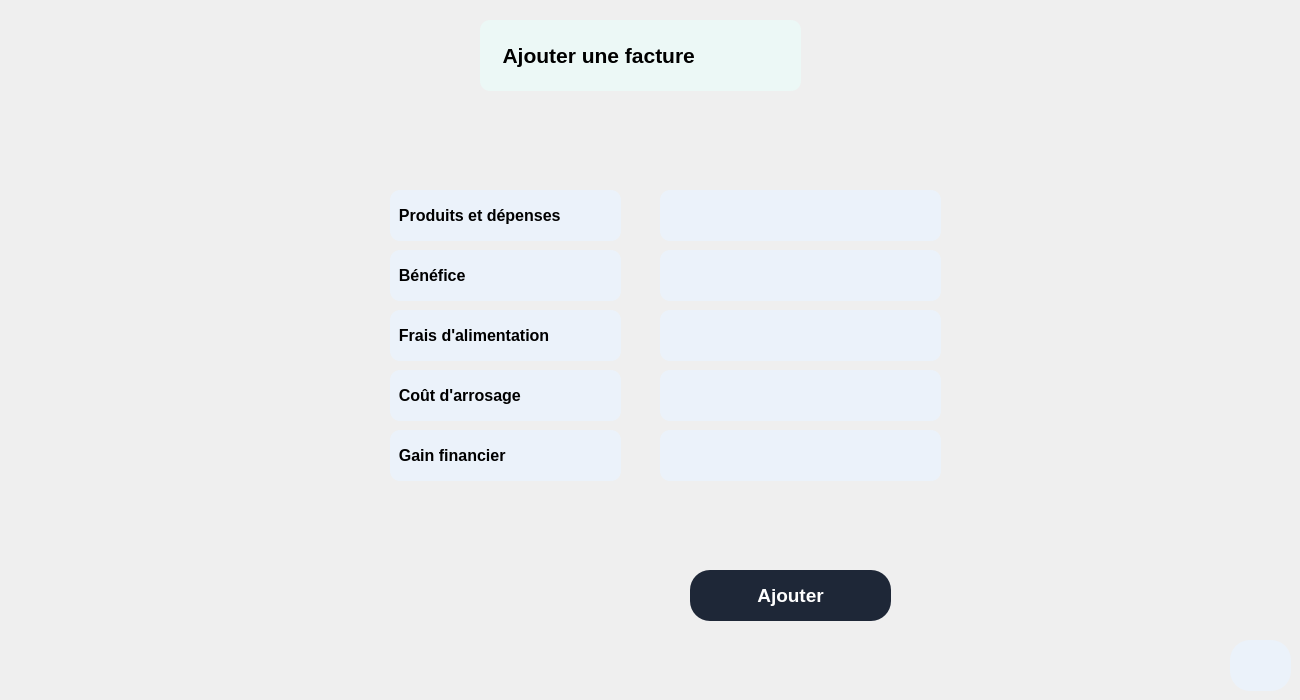
       <widget class="QWidget" name="ajoutFacturePage">
        <widget class="QLabel" name="label_2">
         <property name="geometry">
          <rect>
           <x>480</x>
           <y>20</y>
           <width>321</width>
           <height>71</height>
          </rect>
         </property>
         <property name="font">
          <font>
           <pointsize>16</pointsize>
           <weight>75</weight>
           <bold>true</bold>
          </font>
         </property>
         <property name="styleSheet">
          <string notr="true">QLabel{
background: #ecf8f6;
color: black;
border-radius: 10px;
}</string>
         </property>
         <property name="text">
          <string>    Ajouter une facture</string>
         </property>
        </widget>
        <widget class="QLabel" name="label_7">
         <property name="geometry">
          <rect>
           <x>390</x>
           <y>190</y>
           <width>231</width>
           <height>51</height>
          </rect>
         </property>
         <property name="font">
          <font>
           <pointsize>12</pointsize>
           <weight>75</weight>
           <bold>true</bold>
          </font>
         </property>
         <property name="styleSheet">
          <string notr="true">QLabel{
background: #EBF2FA;
color: black;
border-radius: 10px;
}</string>
         </property>
         <property name="text">
          <string>  Produits et dépenses</string>
         </property>
        </widget>
        <widget class="QLineEdit" name="lineEdit">
         <property name="geometry">
          <rect>
           <x>660</x>
           <y>190</y>
           <width>281</width>
           <height>51</height>
          </rect>
         </property>
         <property name="font">
          <font>
           <pointsize>10</pointsize>
          </font>
         </property>
         <property name="styleSheet">
          <string notr="true">QLineEdit{
background: #EBF2FA;
color: black;
border-radius: 10px;
}</string>
         </property>
        </widget>
        <widget class="QLabel" name="label_8">
         <property name="geometry">
          <rect>
           <x>390</x>
           <y>250</y>
           <width>231</width>
           <height>51</height>
          </rect>
         </property>
         <property name="font">
          <font>
           <pointsize>12</pointsize>
           <weight>75</weight>
           <bold>true</bold>
          </font>
         </property>
         <property name="styleSheet">
          <string notr="true">QLabel{
background: #EBF2FA;
color: black;
border-radius: 10px;
}</string>
         </property>
         <property name="text">
          <string>  Bénéfice</string>
         </property>
        </widget>
        <widget class="QLineEdit" name="lineEdit_2">
         <property name="geometry">
          <rect>
           <x>660</x>
           <y>250</y>
           <width>281</width>
           <height>51</height>
          </rect>
         </property>
         <property name="font">
          <font>
           <pointsize>10</pointsize>
          </font>
         </property>
         <property name="styleSheet">
          <string notr="true">QLineEdit{
background: #EBF2FA;
color: black;
border-radius: 10px;
}</string>
         </property>
        </widget>
        <widget class="QLabel" name="label_9">
         <property name="geometry">
          <rect>
           <x>390</x>
           <y>310</y>
           <width>231</width>
           <height>51</height>
          </rect>
         </property>
         <property name="font">
          <font>
           <pointsize>12</pointsize>
           <weight>75</weight>
           <bold>true</bold>
          </font>
         </property>
         <property name="styleSheet">
          <string notr="true">QLabel{
background: #EBF2FA;
color: black;
border-radius: 10px;
}</string>
         </property>
         <property name="text">
          <string>  Frais d'alimentation</string>
         </property>
        </widget>
        <widget class="QLineEdit" name="lineEdit_3">
         <property name="geometry">
          <rect>
           <x>660</x>
           <y>310</y>
           <width>281</width>
           <height>51</height>
          </rect>
         </property>
         <property name="font">
          <font>
           <pointsize>10</pointsize>
          </font>
         </property>
         <property name="styleSheet">
          <string notr="true">QLineEdit{
background: #EBF2FA;
color: black;
border-radius: 10px;
}</string>
         </property>
        </widget>
        <widget class="QLineEdit" name="lineEdit_4">
         <property name="geometry">
          <rect>
           <x>660</x>
           <y>370</y>
           <width>281</width>
           <height>51</height>
          </rect>
         </property>
         <property name="font">
          <font>
           <pointsize>10</pointsize>
          </font>
         </property>
         <property name="styleSheet">
          <string notr="true">QLineEdit{
background: #EBF2FA;
color: black;
border-radius: 10px;
}</string>
         </property>
        </widget>
        <widget class="QLabel" name="label_10">
         <property name="geometry">
          <rect>
           <x>390</x>
           <y>370</y>
           <width>231</width>
           <height>51</height>
          </rect>
         </property>
         <property name="font">
          <font>
           <pointsize>12</pointsize>
           <weight>75</weight>
           <bold>true</bold>
          </font>
         </property>
         <property name="styleSheet">
          <string notr="true">QLabel{
background: #EBF2FA;
color: black;
border-radius: 10px;
}</string>
         </property>
         <property name="text">
          <string>  Coût d'arrosage</string>
         </property>
        </widget>
        <widget class="QLineEdit" name="lineEdit_5">
         <property name="geometry">
          <rect>
           <x>660</x>
           <y>430</y>
           <width>281</width>
           <height>51</height>
          </rect>
         </property>
         <property name="font">
          <font>
           <pointsize>10</pointsize>
          </font>
         </property>
         <property name="styleSheet">
          <string notr="true">QLineEdit{
background: #EBF2FA;
color: black;
border-radius: 10px;
}</string>
         </property>
        </widget>
        <widget class="QLabel" name="label_11">
         <property name="geometry">
          <rect>
           <x>390</x>
           <y>430</y>
           <width>231</width>
           <height>51</height>
          </rect>
         </property>
         <property name="font">
          <font>
           <pointsize>12</pointsize>
           <weight>75</weight>
           <bold>true</bold>
          </font>
         </property>
         <property name="styleSheet">
          <string notr="true">QLabel{
background: #EBF2FA;
color: black;
border-radius: 10px;
}</string>
         </property>
         <property name="text">
          <string>  Gain financier</string>
         </property>
        </widget>
        <widget class="QPushButton" name="addFacBtn">
         <property name="geometry">
          <rect>
           <x>690</x>
           <y>570</y>
           <width>201</width>
           <height>51</height>
          </rect>
         </property>
         <property name="font">
          <font>
           <pointsize>14</pointsize>
           <weight>75</weight>
           <bold>true</bold>
          </font>
         </property>
         <property name="styleSheet">
          <string notr="true">QPushButton{
background: #1E2737;
color: white;
border-radius: 20px;
}  
QPushButton:hover
{
color: white;
background: #0FAC71;
}  </string>
         </property>
         <property name="text">
          <string>Ajouter</string>
         </property>
        </widget>
        <widget class="QPushButton" name="backMenuIrr_2">
         <property name="geometry">
          <rect>
           <x>1230</x>
           <y>640</y>
           <width>61</width>
           <height>51</height>
          </rect>
         </property>
         <property name="font">
          <font>
           <pointsize>14</pointsize>
           <weight>75</weight>
           <bold>true</bold>
          </font>
         </property>
         <property name="styleSheet">
          <string notr="true">QPushButton{
background: #EBF2FA;
color: black;
border-radius: 20px;
}  
QPushButton:hover
{
color: white;
background: #0FAC71;
} </string>
         </property>
         <property name="text">
          <string/>
         </property>
         <property name="icon">
          <iconset resource="icon.qrc">
           <normaloff>:/icons/icon/log-out.svg</normaloff>:/icons/icon/log-out.svg</iconset>
         </property>
         <property name="iconSize">
          <size>
           <width>30</width>
           <height>30</height>
          </size>
         </property>
        </widget>
       </widget>
